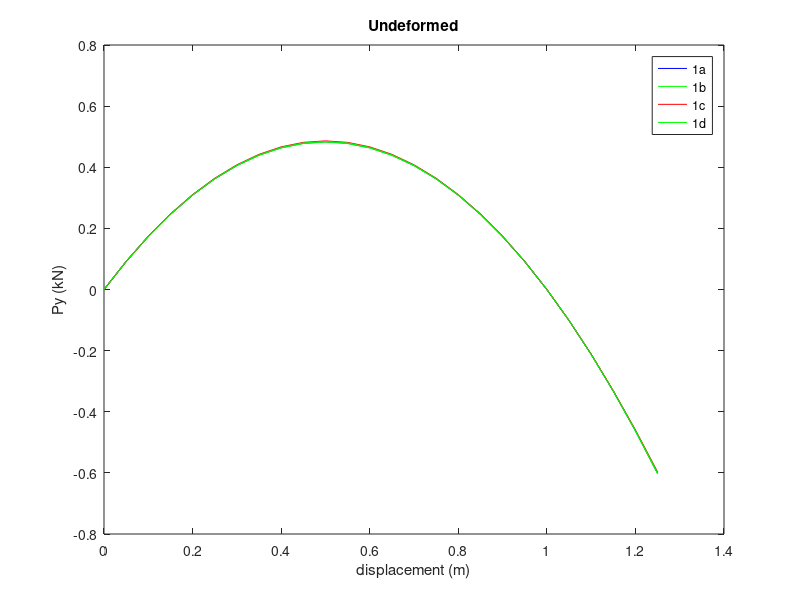
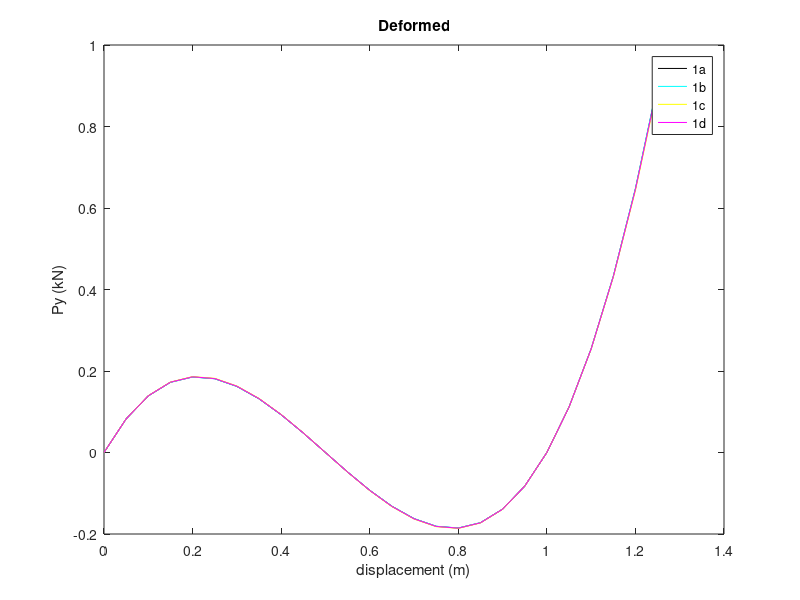

Reproduce these figures in MATLAB, in order.
% set placeholders for later plotting
P1 = zeros();
P2 = zeros();
P3 = zeros();
P4 = zeros();
Pd1 = zeros();
Pd2 = zeros();
Pd3 = zeros();
Pd4 = zeros();
it = 1;
% iterate through displacements solving Py
for u = 0:0.05:1.25
    L = sqrt(5.5^2+0.5^2);
    l = sqrt(5.5^2 + (0.5-u)^2);
    la = l/L;
    e = [la-1
        0.5*(la^2-1)
        0.5*(1-1/la^2)
        0.5*log(la^2)];
    EA = 1300;
    fk = zeros();
    for i = 1:length(e)
        f(1,i) = EA*e(i,1);
    end
    % fill in undeformed forces
    P1(it) = -f(1)*(0.5)/L;
    P2(it) = -f(2)*(0.5)/L;
    P3(it) = -f(3)*(0.5)/L;
    P4(it) = -f(4)*(0.5)/L;
    % fill in deformed forces
    Pd1(it) = -f(1)*(0.5-u)/L;
    Pd2(it) = -f(2)*(0.5-u)/L;
    Pd3(it) = -f(3)*(0.5-u)/L;
    Pd4(it) = -f(4)*(0.5-u)/L;
    it = it+1;
end

% plot undeformed
x = 0:0.05:1.25;
figure
plot(x,P1,'b',x,P2,'g',x,P3,'r',x,P4,'g')
legend('1a','1b','1c','1d')
title('Undeformed')
xlabel('displacement (m)')
ylabel('Py (kN)')

% plot deformed
figure
plot(x,Pd1,'k',x,Pd2,'c',x,Pd3,'y',x,Pd4,'m')
legend('1a','1b','1c','1d')
title('Deformed')
xlabel('displacement (m)')
ylabel('Py (kN)')